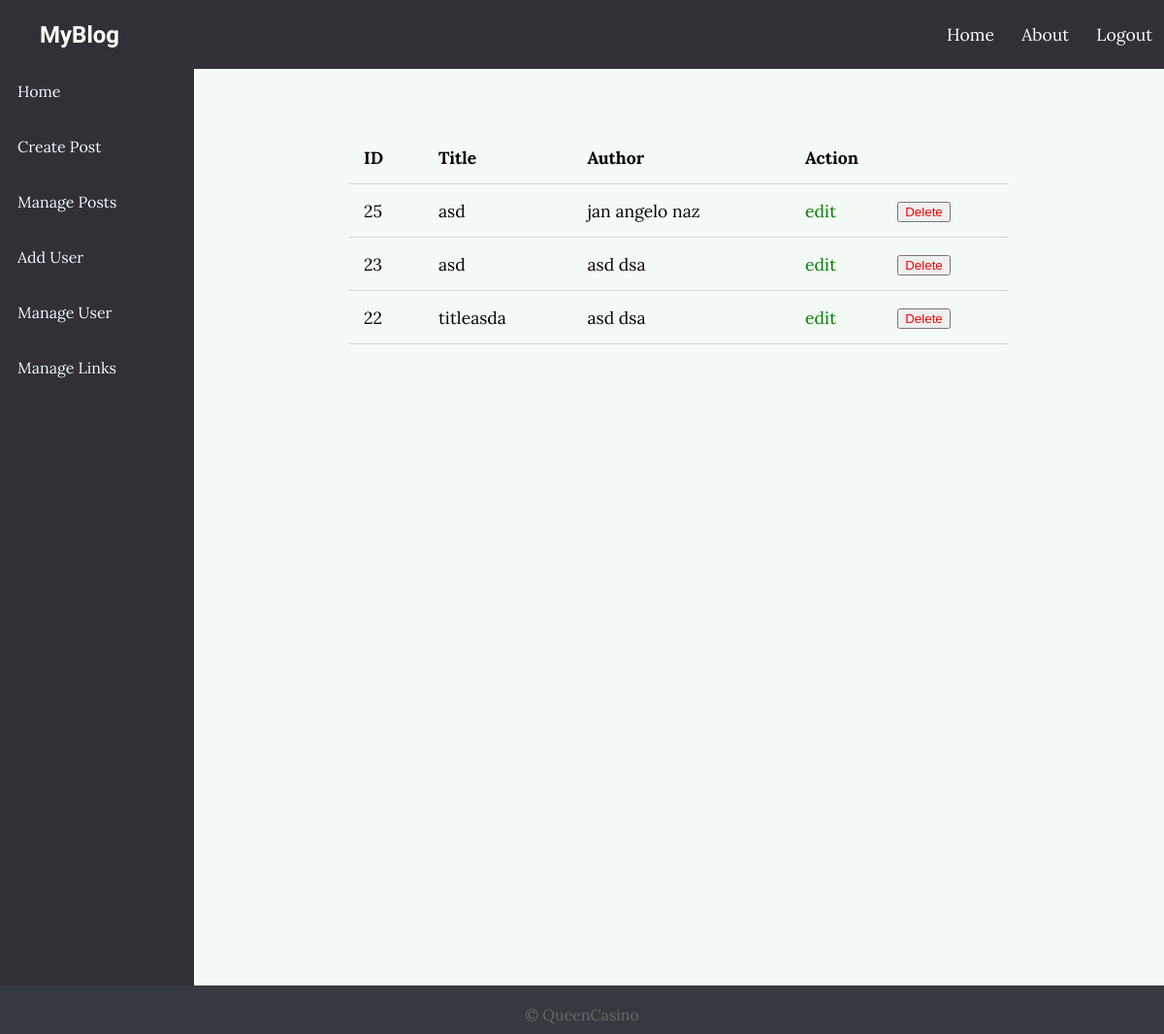
The app's page /pages/manage-post.php (signed in), older data.
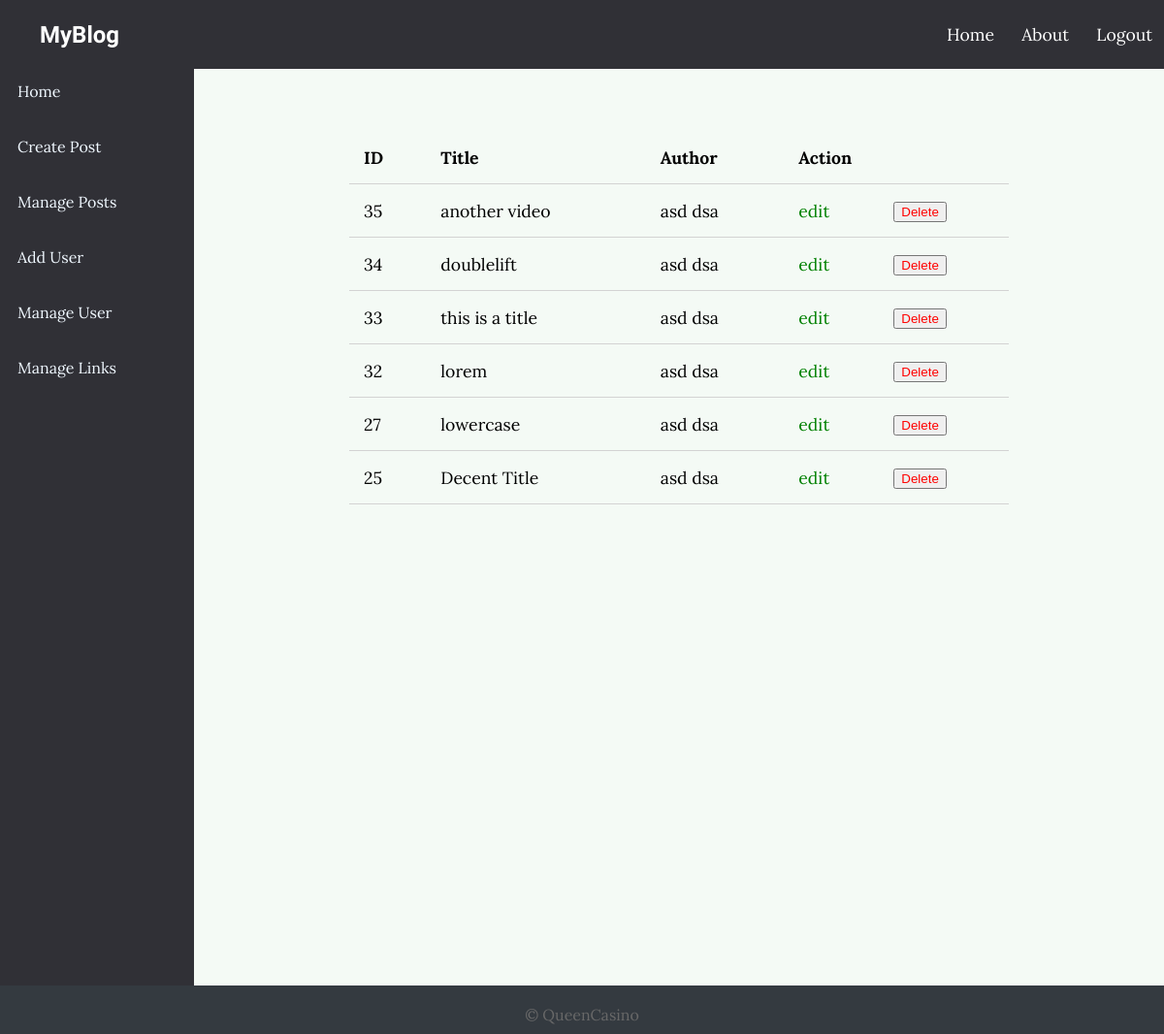
The same page, newer data.
### tables this page shows
CREATE TABLE `post` (
  `postID` int(11) NOT NULL,
  `postTitle` varchar(255) NOT NULL,
  `postContent` longtext NOT NULL,
  `image` longblob NOT NULL,
  `datePublished` timestamp NOT NULL DEFAULT current_timestamp(),
  `postAuthor` int(11) NOT NULL
);

CREATE TABLE `user` (
  `userID` int(11) NOT NULL,
  `userName` varchar(40) NOT NULL,
  `userAlias` varchar(40) NOT NULL,
  `userPwd` varchar(255) NOT NULL
);

### pages/manage-post.php (the view, shortened to what this page needs)
<?php
  include_once("./header.php");
?>
  <div class="admin-wrapper">
<?php include('./sidebar.php') ?>
<div class="admin-content">
    <div class="content">
    <table>
        <thead>
            <th>ID</th>
            <th>Title</th>
            <th>Author</th>
            <th colspan="3">Action</th>
        </thead>
        <tbody>
            <?php
              require_once('../includes/dbh.inc.php');
              $sql = "SELECT * FROM post ORDER BY postID DESC;";
              $execute = mysqli_query($conn, $sql);
              $postData = mysqli_num_rows($execute);
            ?>
            <tr>
                <?php
                if($postData > 0){
                 while($row = mysqli_fetch_array($execute)){
                  $id = $row['postID'];
                  $title = $row['postTitle'];
                  $author = $row['postAuthor'];
                ?>
                <td><?php echo $id ?></td>
                <td><?php echo $title; ?></td>
                <td>
                    <?php
                    $getAuthor = "SELECT * FROM user WHERE userID = '$author';";
                    $result = mysqli_query($conn, $getAuthor);
                    $getName = mysqli_num_rows($result);
                    if($getName == 1){
                      while($authorName = mysqli_fetch_array($result)){
                      echo $authorName['userName'];
                      }
                    }else{
                      echo "Database is EMPTY!";
                    }
                  ?>
                </td>
                <td><a href="./edit-post.php?postID=<?php echo $id; ?>" class="edit">edit</a></td>
                <td><input type="button" onclick="deleteMe(<?php echo $id; ?>)" class="delete" name="delete" value="Delete"></td>
            </tr>
            <?php
                }
                ?>
<?php
                }
                ?>
        </tbody>
    </table>
    </div>
</div>
</div>
<div class="footer-bottom">
    &copy; QueenCasino
</div>
</body>
</html>

### pages/header.php (shortened to what this page needs)
<!DOCTYPE html>
<html lang="en">
<head>
  <link rel="stylesheet" href="https://use.fontawesome.com/releases/v5.7.2/css/all.css"
>
  <link rel="stylesheet" href="https://cdnjs.cloudflare.com/ajax/libs/font-awesome/4.7.0/css/font-awesome.css">
  <link rel="stylesheet" href="/grblg/js/richtexteditor/rte_theme_default.css" />
  <link rel="stylesheet" href="/grblg/css/style1.css">
</head>
<body>
<header>
  <nav>
  <div class="logo">
    <h1 class="logo-text"><span>My</span>Blog</h1>
  </div>
  <div class="nav-links" id="settingLinks">
  <ul class="nav">
    <li><a href="/grblg/index.php">Home</a></li>
    <li><a href="#footer1">About</a></li>
    <?php
      if(isset($_SESSION["userID"])){
        echo "<li><a href='/grblg/includes/logout.inc.php'>Logout</a></li>";
      }else{
        echo "<li><a href='/grblg/pages/login.php'>Login</a></li>";
      }
    ?>
  </ul>
</div>
</nav>
</header>

### pages/sidebar.php
<div class="left-sidebar">
    <ul>
        <li><a href="./dashboard.php">Home</a></li>
        <li><a href="./add-post.php">Create Post</a></li>
        <li><a href="./manage-post.php">Manage Posts</a></li>
        <li><a href="./signup.php">Add User</a></li>
        <li><a href="./manage-user.php">Manage User</a></li>
        <li><a href="./manage-link.php">Manage Links</a></li>
    </ul>
</div>

### css/style1.css (style rules this page uses)
* { box-sizing: border-box; }
html, body { scroll-behavior:initial; padding: 0px; margin: 0px; background: #f6f6f6; font-family: 'Lora', serif; background-color:rgb(244, 250, 245); }
h1, h2, h3, h4, h5, h6 { font-family: 'Candal', serif; color: #303036; margin: 5px; }
a { text-decoration: none; color: inherit; }
header { height: 66px; background: #303036; }
header * { color: white; }
nav { display: flex; justify-content: space-between; align-items: center; background: #303036; }
.logo { float: left; height: inherit; margin-left: 2em; }
.logo-text { margin: 9px; font-family: 'Candal', serif; }
.nav-links { flex: 1; text-align: right; }
.nav-links ul li { list-style: none; display: inline-block; padding: 8px 12px; position: relative; }
.nav-links ul li a { color: white; text-decoration: none; display: block; font-size: 1.1em; }
.admin-wrapper { display: flex; height: 950px; }
.left-sidebar { flex: 2; height: 100%; background: #303036; }
.left-sidebar ul { list-style: none; margin: 0px; padding: 0px; color: aliceblue; }
.left-sidebar ul li a { padding: 18px; display: block; border-bottom: 1px solid #303036; }
.admin-wrapper .admin-content { flex: 8; height: 100%; padding: 40px 100px 100px; overflow-y: scroll; }
table { width: 100%; border-collapse: collapse; font-size: 1.1rem; }
th, td { padding: 15px; text-align: left; border-bottom: 1px solid #d3d3d3; }
.edit { color: green; }
.delete { color: red; }
.content { width: 85%; margin: 30px auto 30px; }
.footer-bottom { background: #343a40; color: #686868; height: 50px; width: 100%; text-align: center; position: relative; bottom: 0px; left: 0px; padding-top: 20px; }

Row changes from the older to the newer data that the page shows:
removed user: userName "jan angelo naz", shown under post id 25
removed post: postID "23", postTitle "asd", user (userName "asd dsa")
removed post: postID "22", postTitle "titleasda", user (userName "asd dsa")
added post: postID "35", postTitle "another video", user (userName "asd dsa")
added post: postID "34", postTitle "doublelift", user (userName "asd dsa")
added post: postID "33", postTitle "this is a title", user (userName "asd dsa")
added post: postID "32", postTitle "lorem", user (userName "asd dsa")
added post: postID "27", postTitle "lowercase", user (userName "asd dsa")
changed post id 25: postTitle "asd" → "Decent Title"; gains user (userName "asd dsa")
